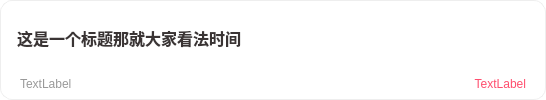
<?xml version="1.0" encoding="UTF-8"?>
<ui version="4.0">
 <class>post_simple</class>
 <widget class="QWidget" name="post_simple">
  <property name="geometry">
   <rect>
    <x>0</x>
    <y>0</y>
    <width>546</width>
    <height>100</height>
   </rect>
  </property>
  <property name="minimumSize">
   <size>
    <width>0</width>
    <height>100</height>
   </size>
  </property>
  <property name="maximumSize">
   <size>
    <width>16777215</width>
    <height>100</height>
   </size>
  </property>
  <property name="windowTitle">
   <string>Form</string>
  </property>
  <property name="styleSheet">
   <string notr="true">/* ================= 标题默认 ================= */
QLabel#post_title {

    color: rgb(58, 52, 52);
    font-size: 16px;
    font-weight: bold;
    padding: 2px;
}


/* ================= 鼠标悬停标题 ================= */
QLabel#post_title:hover {

    color: #ff6b81;   /* 粉色 */
}


/* ================= 卡片容器 ================= */
QWidget#post_simple {

    background-color: white;

    border-radius: 12px;
    border: 1px solid #eeeeee;

    padding: 12px;
}


/* ================= 卡片 hover ================= */
QWidget#post_simple:hover {

    background-color: #fff7f9;   /* 非常浅的粉 */
    border: 1px solid #ffb3c1;
}


/* ================= 作者时间 ================= */
QLabel#auther_time {

    color: #999999;
    font-size: 12px;
}


/* ================= 点赞数 ================= */
QLabel#post_likes {

    color: #ff4d6d;
    font-size: 12px;
}</string>
  </property>
  <layout class="QVBoxLayout" name="verticalLayout_3">
   <property name="topMargin">
    <number>10</number>
   </property>
   <property name="bottomMargin">
    <number>3</number>
   </property>
   <item>
    <layout class="QVBoxLayout" name="verticalLayout">
     <item>
      <widget class="QLabel" name="post_title">
       <property name="styleSheet">
        <string notr="true"/>
       </property>
       <property name="text">
        <string>这是一个标题那就大家看法时间</string>
       </property>
       <property name="margin">
        <number>8</number>
       </property>
      </widget>
     </item>
     <item>
      <widget class="QWidget" name="widget" native="true">
       <property name="minimumSize">
        <size>
         <width>0</width>
         <height>26</height>
        </size>
       </property>
       <property name="maximumSize">
        <size>
         <width>16777215</width>
         <height>26</height>
        </size>
       </property>
       <layout class="QHBoxLayout" name="horizontalLayout">
        <property name="leftMargin">
         <number>9</number>
        </property>
        <property name="topMargin">
         <number>0</number>
        </property>
        <property name="rightMargin">
         <number>9</number>
        </property>
        <property name="bottomMargin">
         <number>0</number>
        </property>
        <item>
         <widget class="QLabel" name="auther_time">
          <property name="minimumSize">
           <size>
            <width>0</width>
            <height>26</height>
           </size>
          </property>
          <property name="maximumSize">
           <size>
            <width>16777215</width>
            <height>26</height>
           </size>
          </property>
          <property name="styleSheet">
           <string notr="true">font: 700 9pt &quot;Perpetua&quot;;</string>
          </property>
          <property name="frameShape">
           <enum>QFrame::Shape::NoFrame</enum>
          </property>
          <property name="frameShadow">
           <enum>QFrame::Shadow::Sunken</enum>
          </property>
          <property name="lineWidth">
           <number>0</number>
          </property>
          <property name="text">
           <string>TextLabel</string>
          </property>
         </widget>
        </item>
        <item>
         <widget class="QLabel" name="post_likes">
          <property name="minimumSize">
           <size>
            <width>0</width>
            <height>26</height>
           </size>
          </property>
          <property name="maximumSize">
           <size>
            <width>16777215</width>
            <height>26</height>
           </size>
          </property>
          <property name="styleSheet">
           <string notr="true"/>
          </property>
          <property name="text">
           <string>TextLabel</string>
          </property>
          <property name="alignment">
           <set>Qt::AlignmentFlag::AlignRight|Qt::AlignmentFlag::AlignTrailing|Qt::AlignmentFlag::AlignVCenter</set>
          </property>
         </widget>
        </item>
       </layout>
      </widget>
     </item>
    </layout>
   </item>
  </layout>
 </widget>
 <resources/>
 <connections/>
</ui>
